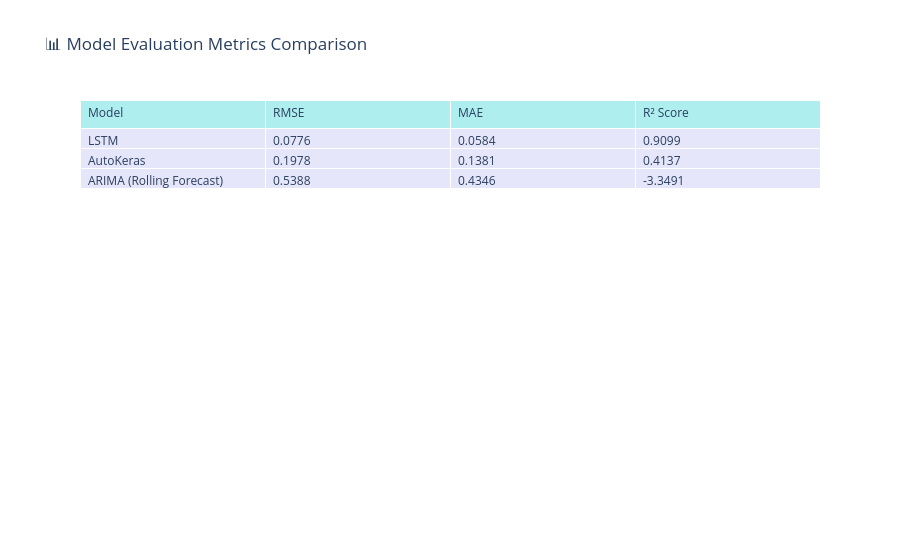
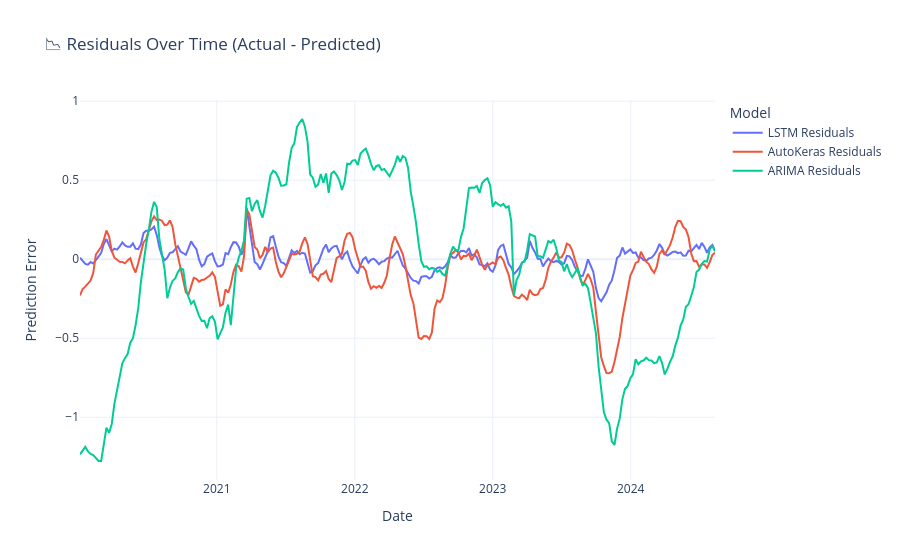

The code cell stored with these charts, in order, in its notebook:
### Code cell
import numpy as np
import pandas as pd
from sklearn.metrics import mean_squared_error, mean_absolute_error, r2_score
import plotly.graph_objs as go

# === Trim y_test to match ARIMA (ARIMA is longer) ===
y_test_arima = y_test_a1[:len(arima_preds)]  # shape = 241
arima_preds_trimmed = arima_preds[:len(y_test_arima)]

# === Also trim LSTM & AutoKeras to same length ===
lstm_trimmed = lstm_preds_a1[:len(y_test_arima)]
auto_trimmed = auto_preds_a1[:len(y_test_arima)]

# === Evaluation Function ===
def evaluate_model(y_true, y_pred):
    return {
        "RMSE": np.sqrt(mean_squared_error(y_true, y_pred)),
        "MAE": mean_absolute_error(y_true, y_pred),
        "R2 Score": r2_score(y_true, y_pred)
    }

# === Evaluate All Models ===
metrics = {
    "LSTM": evaluate_model(y_test_arima, lstm_trimmed),
    "AutoKeras": evaluate_model(y_test_arima, auto_trimmed),
    "ARIMA (Rolling Forecast)": evaluate_model(y_test_arima, arima_preds_trimmed)
}

# === Convert to DataFrame ===
metrics_df = pd.DataFrame(metrics).T.round(4)
print("\n📊 Final Evaluation Metrics:")
display(metrics_df)

# === Plot as Interactive Table (Optional) ===
table_fig = go.Figure(data=[go.Table(
    header=dict(values=["Model", "RMSE", "MAE", "R² Score"],
                fill_color='paleturquoise',
                align='left'),
    cells=dict(values=[
        metrics_df.index,
        metrics_df["RMSE"],
        metrics_df["MAE"],
        metrics_df["R2 Score"]
    ],
    fill_color='lavender',
    align='left'))
])

table_fig.update_layout(title="📊 Model Evaluation Metrics Comparison")
table_fig.show()

# === Residual Plot ===
residuals_fig = go.Figure()

residuals_fig.add_trace(go.Scatter(
    x=date_range[:len(y_test_arima)],
    y=y_test_arima - lstm_trimmed,
    mode='lines',
    name='LSTM Residuals'
))

residuals_fig.add_trace(go.Scatter(
    x=date_range[:len(y_test_arima)],
    y=y_test_arima - auto_trimmed,
    mode='lines',
    name='AutoKeras Residuals'
))

residuals_fig.add_trace(go.Scatter(
    x=date_range[:len(y_test_arima)],
    y=y_test_arima - arima_preds_trimmed,
    mode='lines',
    name='ARIMA Residuals'
))

residuals_fig.update_layout(
    title="📉 Residuals Over Time (Actual - Predicted)",
    xaxis_title="Date",
    yaxis_title="Prediction Error",
    legend_title="Model",
    template="plotly_white",
    hovermode="x unified"
)

residuals_fig.show()

### Figure 1 — Plotly figure (JSON) as saved in the notebook; plotly's stock layout.template omitted (floating-point values rounded to 4 significant figures)
{"data": [{"cells": {"align": "left", "fill": {"color": "lavender"}, "values": [["LSTM", "AutoKeras", "ARIMA (Rolling Forecast)"], [0.0776, 0.1978, 0.5388], [0.0584, 0.1381, 0.4346], [0.9099, 0.4137, -3.349]]}, "header": {"align": "left", "fill": {"color": "paleturquoise"}, "values": ["Model", "RMSE", "MAE", "R² Score"]}, "type": "table"}], "layout": {"title": {"text": "📊 Model Evaluation Metrics Comparison"}}}

### Figure 2 — Plotly figure (JSON) as saved in the notebook; plotly's stock layout.template omitted (floating-point values rounded to 4 significant figures; data arrays with more than 128 entries replaced by an {"elided": "..."} marker saying what was removed)
{"data": [{"mode": "lines", "name": "LSTM Residuals", "type": "scatter", "x": {"elided": "241 str values"}, "y": {"elided": "241 float values"}}, {"mode": "lines", "name": "AutoKeras Residuals", "type": "scatter", "x": {"elided": "241 str values"}, "y": {"elided": "241 float values"}}, {"mode": "lines", "name": "ARIMA Residuals", "type": "scatter", "x": {"elided": "241 str values"}, "y": {"elided": "241 float values"}}], "layout": {"hovermode": "x unified", "legend": {"title": {"text": "Model"}}, "title": {"text": "📉 Residuals Over Time (Actual - Predicted)"}, "xaxis": {"title": {"text": "Date"}}, "yaxis": {"title": {"text": "Prediction Error"}}}}
